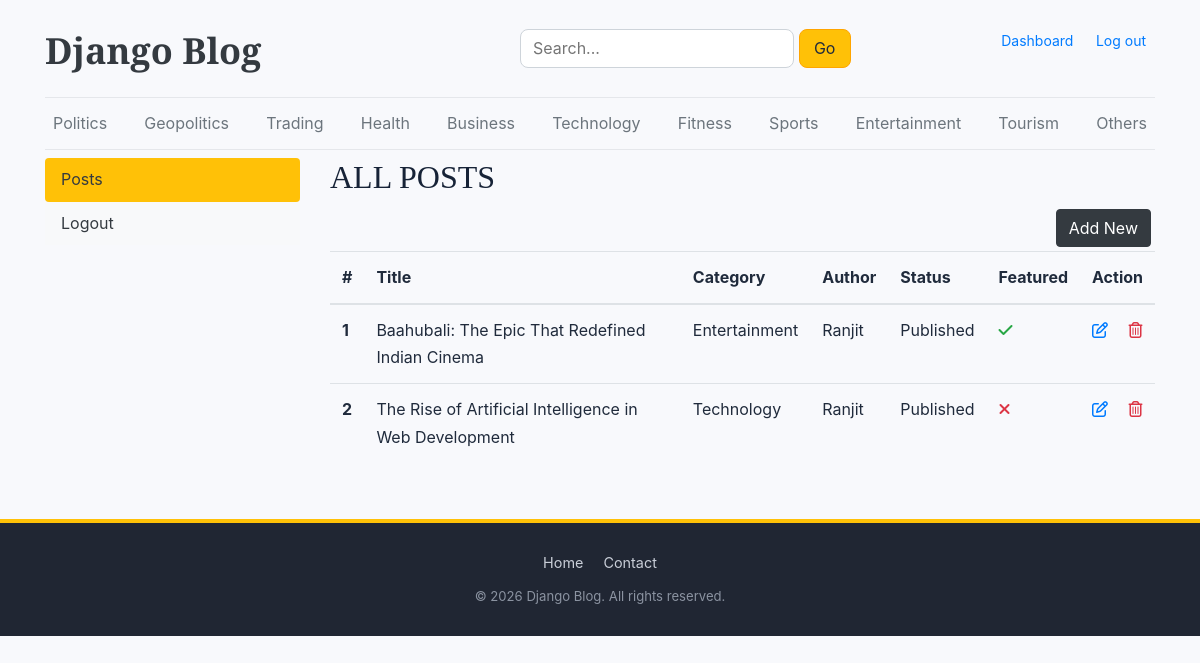
The page /dashboard/posts/ (signed in) on the database its author committed.
### blogs/models.py (models this page shows, shortened)
class Category(models.Model):
    category_name=models.CharField(max_length=50,unique=True)
    created_at=models.DateField(auto_now_add=True)
    updated_at=models.DateField(auto_now=True)
    class Meta:
        verbose_name_plural='categories'
    def __str__(self):
        return self.category_name

class Blog(models.Model):
    title=models.CharField(max_length=100)
    slug=models.SlugField(max_length=200,unique=True,blank=True)
    category=models.ForeignKey(Category,on_delete=models.CASCADE)
    author=models.ForeignKey(User,on_delete=models.CASCADE)
    featured_img=models.ImageField(upload_to='uploads/%Y/%m/%d')
    short_description=models.TextField(max_length=500)
    blog_body=models.TextField(max_length=2000)
    status=models.CharField(max_length=20,choices=STATUS_CHOICES,default="Draft")
    is_featured=models.BooleanField(default=False)
    created_at=models.DateField(auto_now_add=True)
    updated_at=models.DateField(auto_now=True)

### dashboard/views.py (the view)
# urls.py: path('posts/',views.posts,name="posts"),
@login_required
def posts(request):
    if request.user.is_superuser:
        posts = Blog.objects.all()
    else:
        posts = Blog.objects.filter(author=request.user)
    return render(request, 'dashboards/posts.html', {'posts': posts})

### blogs/context_processors.py (called while the page is built)
def categories_dict(request):
    categories=Category.objects.all()
    return dict(categories=categories)

def search_item(request):
    keyword=request.GET.get('keyword','')
    if keyword:
        blog=Blog.objects.filter(
        Q(title__icontains=keyword) |
        Q(short_description__icontains=keyword)|
        Q(blog_body__icontains=keyword )|
        Q(created_at__icontains=keyword )|
        Q(updated_at__icontains=keyword ),
        status='Published')
    else:
        blog = Blog.objects.filter(status='Published')
    return dict(search_blog=blog,keyword=keyword)

### templates/dashboards/posts.html
{% extends 'base.html'%} {%block content%}
{%if perms.blogs.view_blog %}
<div class="row">
  {% include 'dashboards/sidebar.html'%}
  <div class="col-md-9">
    <h2>ALL POSTS</h2>
    <a href="{%url 'add_post'%}" class="btn btn-dark float-right text-white m-1"
      >Add New</a
    >
    <table class="table table-hover">
      <thead>
        <tr>
          <th scope="col">#</th>
          <th scope="col">Title</th>
          <th scope="col">Category</th>
          <th scope="col">Author</th>
          <th scope="col">Status</th>
          <th scope="col">Featured</th>
          <th scope="col">Action</th>
        </tr>
      </thead>
      <tbody>
        {% for post in posts %}
        <tr>
          <th scope="row">{{ forloop.counter }}</th>
          <td>{{ post.title }}</td>
          <td>{{ post.category.category_name}}</td>
          <td>{{ post.author }}</td>
          <td>{{ post.status }}</td>
          <td>
            {% if post.is_featured %}
            <i class="fa-solid fa-check text-success"></i>
            {% else %}
            <i class="fa-solid fa-xmark text-danger"></i>
            {% endif %}
          </td>
          <td>
            <a
              href="{%url 'edit_post' post.id%}"
              class="text-primary mr-3"
              title="Edit"
              ><i class="fa-regular fa-pen-to-square"></i
            ></a>
            <a
              href="{%url 'delete_post' post.id%}"
              class="text-danger"
              title="Delete"
              ><i class="fa-regular fa-trash-can"></i
            ></a>
          </td>
        </tr>
        {% empty %}
        <tr>
          <td colspan="5" class="text-center">No Posts found.</td>
        </tr>
        {% endfor %}
      </tbody>
    </table>
  </div>
</div>
{%endif%}
{%endblock%}

### templates/base.html (shortened to what this page needs)
{% load static %}
<!doctype html>
<html lang="en">
  <head>
    <link
      href="https://getbootstrap.com/docs/4.0/dist/css/bootstrap.min.css"
      rel="stylesheet"
    />
    <link
      rel="stylesheet"
      href="https://cdnjs.cloudflare.com/ajax/libs/font-awesome/6.5.1/css/all.min.css"
    />
    <link href="{% static 'css/blog_home.css' %}" rel="stylesheet" />
  </head>
  <body>
    <div class="container">
      <header class="blog-header py-3">
        <div class="row d-flex justify-content-between align-items-center">
          <div class="col-5 pt-1">
            <a class="blog-header-logo text-dark mb-2" href="/">
              Django Blog
            </a>
          </div>
          <div
            class="col-md-4 d-flex md-justify-content-center md-align-items-center"
          >
            <form action="{% url 'search' %}" method="get" class="search-form">
              <input
                type="text"
                name="keyword"
                placeholder="Search..."
                value="{{keyword}}"
                class="search-input"
              />
              <button type="submit" class="search-btn bg-warning">Go</button>
            </form>
          </div>
          {%if not user.is_authenticated%}
          <div
            class="col-md-3 d-flex md-d-flex md-justify-content-end justify-content-end align-items-center"
          >
            <a
              class="btn btn-sm btn-outline-secondary"
              href="{%url 'register' %}"
            >
              Register
            </a>
            &nbsp;
            <a class="btn btn-sm btn-warning" href="{%url 'login' %}">
              Login
            </a>
          </div>
          {%else%}
          <div
            class="col-md-3 d-flex md-d-flex md-justify-content-end justify-content-end align-items-center"
          >
            <p class="font-family:sans-serif">
              <a class="btn btn-sm btn-cool" href="{%url 'dashboard' %}"
                >Dashboard
              </a>
              <a class="btn btn-sm btn-cool" href="{%url 'logout' %}">
                Log out
              </a>
            </p>
          </div>
          {%endif%}
        </div>
      </header>
      <div class="nav-scroller py-1 mb-2">
        <nav class="nav d-flex justify-content-between">
          {% for category in categories %}
          <a class="p-2 text-muted" href="{% url 'category' category.id %}">
            {{ category }}
          </a>
          {% endfor %}
        </nav>
      </div>
      {% block content %} {% endblock %}
    </div>
    <footer class="blog-footer">
      <div class="container footer-inner">
        <nav class="footer-links">
          <a href="{% url 'home' %}">Home</a>
          <a href="https://www.linkedin.com/in/ranjit-kumar-a-3a7785335/" target="_blank">Contact</a>
        </nav>
        <p class="footer-copy">&copy; 2026 Django Blog. All rights reserved.</p>
      </div>
    </footer>
  </body>
</html>

### static/css/blog_home.css (style rules this page uses)
:root { --color-bg: #f8f9fc; --color-text: #202b3c; --color-heading: #172337; --color-muted: #64748b; --color-meta: #727272; --color-border: #e5e7eb; --color-border-dark: #273449; --color-accent: #2563eb; --color-surface: #fff; --color-search: orange; --font-heading: "Playfair Display", Georgia, "Times New Roman", serif; --font-ui: Verdana, Geneva, Tahoma, sans-serif; --radius-sm: 0.5rem; --radius-md: 10px; --radius-lg: 12px; }
a { text-decoration: none; transition: color 0.2s ease; }
body { background-color: var(--color-bg); color: var(--color-text); line-height: 1.7; }
.container { max-width: 1140px; }
h1, h2, h3, h4, h5 { font-family: var(--font-heading); color: var(--color-heading); }
.blog-header { border-bottom: 1px solid var(--color-border); padding-bottom: 1rem; }
.blog-header a.blog-header-logo { font-family: var(--font-heading); font-size: 2.25rem; font-weight: 900; color: var(--color-heading); }
.nav-scroller { border-bottom: 1px solid var(--color-border); }
.nav a { transition: color 0.2s ease; }
.search-input { border: 1px solid #ced4da; border-radius: var(--radius-sm); padding: 0.3rem 0.75rem; outline: none; }
.search-btn { border: 1px solid var(--color-search); border-radius: var(--radius-sm); padding: 0.3rem 0.9rem; background: transparent; color: var(--color-text); transition: background-color 0.2s ease, color 0.2s ease; }
.blog-footer { padding: 2rem 0; margin-top: 40px; color: var(--color-border); text-align: center; background-color: var(--color-heading); border-top: 1px solid var(--color-border-dark); }
.blog-footer p:last-child { margin-bottom: 0; }
.blog-footer a { color: #fff; }

### templates/base.html (style rules this page uses)
.blog-footer { background: #202633; color: #c9ced8; padding: 28px 0; margin-top: 40px; border-top: 4px solid #ffc107; }
.footer-inner { display: flex; flex-direction: column; align-items: center; gap: 10px; text-align: center; }
.footer-links { display: flex; gap: 20px; }
.footer-links a { color: #c9ced8; text-decoration: none; font-size: 0.9rem; transition: color 0.2s; }
.footer-copy { margin: 0; font-size: 0.82rem; color: #8b93a1; }

### rows shown on the page
Category: category_name "Politics"
Category: category_name "Geopolitics"
Category: category_name "Trading"
Category: category_name "Health"
Category: category_name "Business"
Category: category_name "Technology"
Category: category_name "Fitness"
Category: category_name "Sports"
Category: category_name "Entertainment"
Category: category_name "Tourism"
Category: category_name "Others"
Blog: title "Baahubali: The Epic That Redefined Indian Cinema", category.category_name "Entertainment", author "Ranjit", status "Published", is_featured True (drawn)
Blog: title "The Rise of Artificial Intelligence in Web Development", category.category_name "Technology", author "Ranjit", status "Published", is_featured False (drawn)
